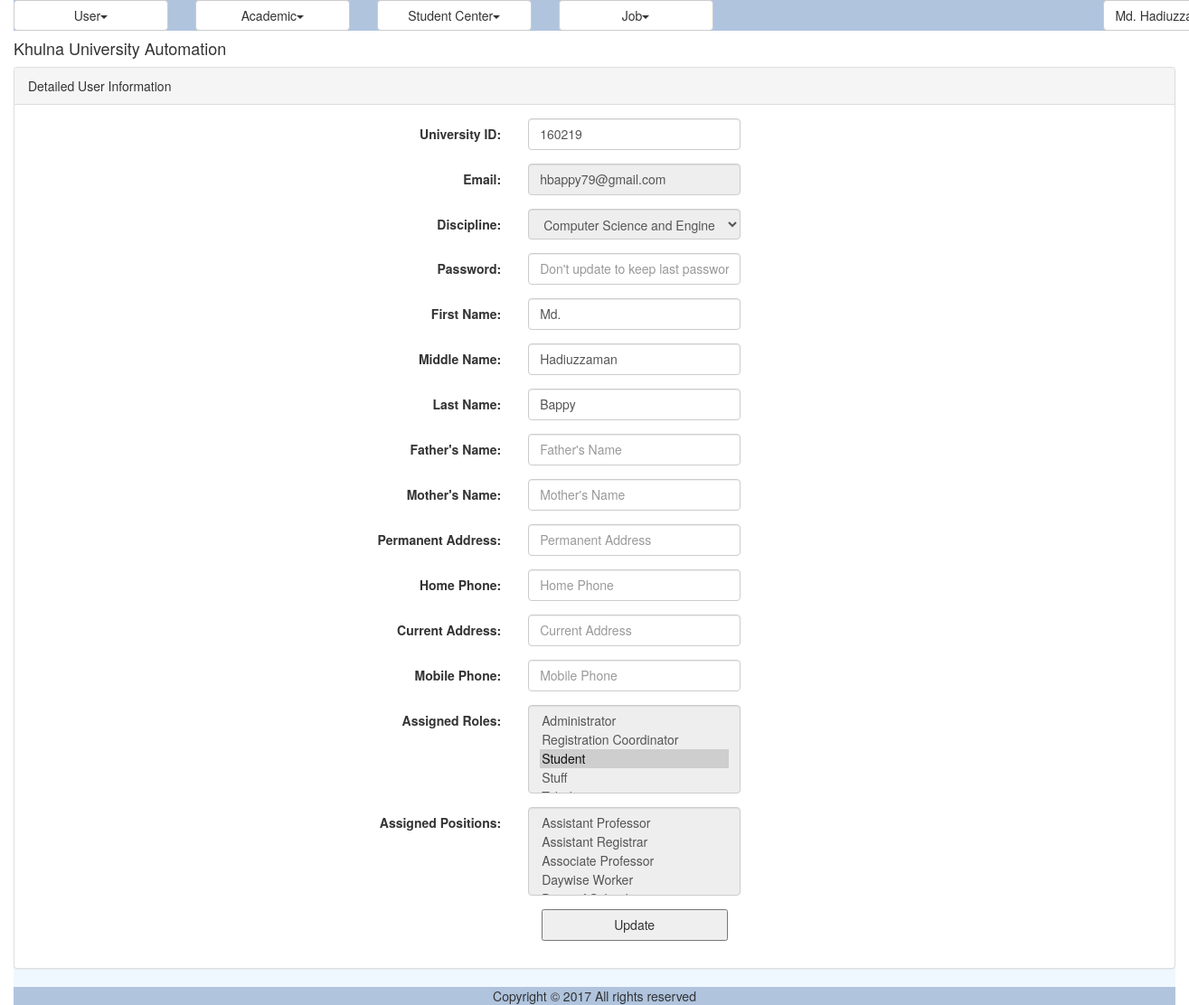
Screenshot of /web/src/DigitalUniversity/user_details.php (signed in) with the database file from the repository.
### tables this page shows
CREATE TABLE `ums_user` (
  `ID` varchar(40) NOT NULL,
  `UniversityID` varchar(20) NOT NULL,
  `Email` varchar(50) NOT NULL,
  `Password` varchar(255) NOT NULL,
  `FirstName` varchar(50) DEFAULT NULL,
  `MiddleName` varchar(50) DEFAULT NULL,
  `LastName` varchar(50) DEFAULT NULL,
  `DisciplineID` varchar(40) DEFAULT NULL,
  `Status` varchar(20) DEFAULT NULL,
  `IsLogged` varchar(10) DEFAULT NULL,
  `IsArchived` varchar(10) DEFAULT NULL,
  `IsDeleted` varchar(10) DEFAULT NULL
);

CREATE TABLE `ums_role` (
  `ID` varchar(40) NOT NULL,
  `Name` varchar(50) NOT NULL
);

### web/src/DigitalUniversity/modules/user/ui/view.user_details.inc (the view, shortened to what the rows shown need)
<?php
include_once COMMON.'class.common.inc';
include_once 'blade/view.user_details.blade.inc';
?>
<div class="panel panel-default">
    <div class="panel-heading">Detailed User Information</div>
    <div class="panel-body">
	<div id="form">
		<form method="post" class="form-horizontal">
			<div class="form-group">
              	<label class="control-label col-sm-4" for="txtUniversityID">University ID:</label>
              	<div class="col-sm-6">
              	<input type="text" name="txtUniversityID" class="form-control" placeholder="University Identity" value="<?php echo $userPositions->getUniversityID(); ?>" required/>
			  	</div>
			</div>
			<div class="form-group">
              	<label class="control-label col-sm-4" for="txtEmail">Email:</label>
              	<div class="col-sm-6">
			  	<input type="email" name="txtEmail" class="form-control" placeholder="Email Address" value="<?php echo $userPositions->getEmail(); ?>" readonly/>
			  	</div>
			</div>
			<div class="form-group">
              	<label class="control-label col-sm-4" for="selectDiscipline">Discipline:</label>
              	<div class="col-sm-6">
							<?php
							$Result = $_DisciplineBAO->getAllDisciplines();
							if ($Result->getIsSuccess())
								$DisciplineList = $Result->getResultObject();
							?>
							<select name="selectDiscipline" class="form-control" readonly>
								<?php
								for ($i = 0; $i<sizeof($DisciplineList); $i++){
									$Discipline = $DisciplineList[$i];
									?>
									<?php
										if ($userPositions->getDiscipline()->getID() == $Discipline->getID() ){
											?>
											<option selected value = "<?php echo $Discipline->getID();?>" > <?php echo $Discipline->getName();?>
											</option>
											<?php
										}
										else {
											?>
											<option value="<?php echo $Discipline->getID();?>" > <?php echo $Discipline->getName(); ?>
											</option>
											<?php
										}
								}
								?>
							</select>
				</div>
			</div>
			<div class="form-group">
              	<label class="control-label col-sm-4" for="txtPassword">Password:</label>
              	<div class="col-sm-6">
				<input type="password" name="txtPassword" class="form-control" placeholder="Don't update to keep last password"/>
				</div>
			</div>
			<div class="form-group">
              	<label class="control-label col-sm-4" for="txtFirstName">First Name:</label>
              	<div class="col-sm-6">
				<input type="text" name="txtFirstName" class="form-control" placeholder="First Name" value="<?php echo $userPositions->getFirstName(); ?>" required/>
				</div>
			</div>
			<div class="form-group">
              	<label class="control-label col-sm-4" for="txtMiddleName">Middle Name:</label>
              	<div class="col-sm-6">
				<input type="text" name="txtMiddleName" class="form-control" placeholder="Middle Name"
				value="<?php
					 echo $userPositions->getMiddleName();  ?>"
				/>
				</div>
			</div>
			<div class="form-group">
              	<label class="control-label col-sm-4" for="txtLastName">Last Name:</label>
              	<div class="col-sm-6">
				<input type="text" name="txtLastName" class="form-control" placeholder="Last Name" value="<?php echo $userPositions->getLastName(); ?>" required/>
				</div>
			</div>
			<div class="form-group">
              	<label class="control-label col-sm-4" for="txtFatherName">Father's Name:</label>
              	<div class="col-sm-6">
				<input type="text" name="txtFatherName" class="form-control" placeholder="Father's Name" value="<?php echo $userDetails->getFatherName(); ?>" required/>
				</div>
			</div>
			<div class="form-group">
              	<label class="control-label col-sm-4" for="txtMotherName">Mother's Name:</label>
              	<div class="col-sm-6">
				<input type="text" name="txtMotherName" class="form-control" placeholder="Mother's Name" value="<?php echo $userDetails->getMotherName(); ?>" required/>
				</div>
			</div>
			<div class="form-group">
              	<label class="control-label col-sm-4" for="txtPermanentAddress">Permanent Address:</label>
              	<div class="col-sm-6">
				<input type="text" name="txtPermanentAddress" class="form-control" placeholder="Permanent Address" value="<?php echo $userDetails->getPermanentAddress(); ?>" required/>
				</div>
			</div>
			<div class="form-group">
              	<label class="control-label col-sm-4" for="txtHomePhone">Home Phone:</label>
              	<div class="col-sm-6">
				<input type="text" name="txtHomePhone" class="form-control" placeholder="Home Phone" value="<?php echo $userDetails->getHomePhone(); ?>" required/>
				</div>
			</div>
			<div class="form-group">
              	<label class="control-label col-sm-4" for="txtCurrentAddress">Current Address:</label>
              	<div class="col-sm-6">
				<input type="text" name="txtCurrentAddress" class="form-control" placeholder="Current Address" value="<?php echo $userDetails->getCurrentAddress(); ?>" required/>
				</div>
			</div>
			<div class="form-group">
              	<label class="control-label col-sm-4" for="txtMobilePhone">Mobile Phone:</label>
              	<div class="col-sm-6">
				<input type="text" name="txtMobilePhone" class="form-control" placeholder="Mobile Phone" value="<?php echo $userDetails->getMobilePhone(); ?>" required/>
				</div>
			</div>
			<div class="form-group">
              	<label class="control-label col-sm-4" for="assignedRoles">Assigned Roles:</label>
              	<div class="col-sm-6">
						    <?php
						    $var = '<select name="assignedRoles[]" class="form-control" id="select-from-roles" multiple readonly>';
							$Result = $_RoleBAO->getAllRoles();
							if($Result->getIsSuccess()){
								$Roles = $Result->getResultObject();
						       for ($i=0; $i < sizeof($Roles); $i++) {
						       		$Role = $Roles[$i];
						    		$var = $var. '<option value="'.$Role->getID().'"';
						       		if(isRoleAvailable($Role,$userPositions->getRoles())) {
						          		$var = $var.' selected="selected"';
						          	}
						          	$var = $var.'>'.$Role->getName().'</option>';
								}
								$var = $var.'</select>';
							}
							echo $var;
							?>
				</div>
			</div>
			<div class="form-group">
              	<label class="control-label col-sm-4" for="assignedPositions">Assigned Positions:</label>
              	<div class="col-sm-6">
						    <?php
						    $var = '<select name="assignedPositions[]" class="form-control" id="select-from-positions" multiple readonly>';
							$Result = $_PositionBAO->getAllPositions();
							if($Result->getIsSuccess()){
								$Positions = $Result->getResultObject();
						       for ($i=0; $i < sizeof($Positions); $i++) {
						       		$Position = $Positions[$i];
						    		$var = $var. '<option value="'.$Position->getID().'"';
						          	$var = $var.'>'.$Position->getName().'</option>';
								}
								$var = $var.'</select>';
							}
							echo $var;
							?>
				</div>
			</div>
	        <div class="form-group">
              <div class="col-sm-offset-2 col-sm-10">
					<button type="submit" value="update" name="update">Update</button>
			   </div>
            </div>
		</form>
	</div>
	</div>
</div>

### rows the page displays
ums_user: txtUniversityID "160219", txtEmail "hbappy79@gmail.com", txtFirstName "Md.", txtMiddleName "Hadiuzzaman", txtLastName "Bappy"
ums_role: Name "Administrator / Registration Coordinator / Student ☑ / Stuff"

### other values shown
$globalMenu[$i]->getTitle() "User Academic Student Center Job"
$CurrentUser->getFullName() "Md.…"
form field selectDiscipline "Computer Science and Engineering"
